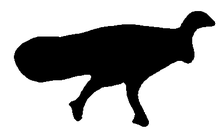
%> input picture data/2dimages/anim0.pgm, 220 x 129 px, shrunk from 396 x 233 before the run
$ octave example_IMAT_2d.m   (GNU Octave 9; MATLAB toolbox functions it lacks are replaced by stand-ins)
%> lines starting %> are read from the running program, lines starting %| are printed output that depends on the picture
%> further down, Test_image is the input picture: size 129x220 uint8; min 0, max 255, mean 168.7
### utils/2d/image2orientedpointcloud.m
function [pointcloud_sampled, orientednormal_sampled, pointcloud_nosie] = ...
    image2orientedpointcloud(image, sampling_ratio, noise_level, plot)
%> called with sampling_ratio = 0.2, noise_level = 0.001, plot = 1

Test_image = image;

[Y_size, X_size] = size(Test_image);
%> Y_size = 129; X_size = 220
[Gx, Gy] = imgradientxy(Test_image);
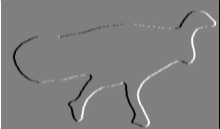
%> Gx: size 129x220 double; min -1020, max 1020, mean 0; drawn with min black and max white
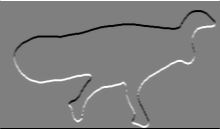
%> Gy: size 129x220 double; min -1020, max 1020, mean 0; mean of the top-left, top-right, bottom-left and bottom-right quarters -11.4, -2, 11.2, 2; drawn with min black and max white
[x, y] = meshgrid(1:X_size, 1:Y_size);

G_norm = sqrt(Gx.^2 + Gy.^2);
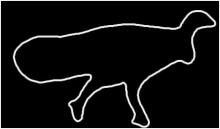
%> G_norm: size 129x220 double; min 0, max 1098.2, mean 72.5; drawn with min black and max white

num_nonzeros_G_norm = sum(sum(G_norm~=0));
%> num_nonzeros_G_norm = 5272
pointCloud = zeros(num_nonzeros_G_norm, 2);
orientedNormal = zeros(num_nonzeros_G_norm, 2);

num = 0;
for i=1:Y_size
    for j=1:X_size
        if G_norm(i,j)~=0
            num = num + 1;
            pointCloud(num,:) = [x(i,j), y(i,j)];
            orientedNormal(num,:) = [-Gx(i,j), -Gy(i,j)];
        end
    end
end
%> after the loop, num = 5272


pointCloud = pointCloud*[1/X_size, 0; 0, 1/Y_size]*[0, -1; 1, 0]*[0, -1; 1, 0] + [1, 1];
orientedNormal = orientedNormal*[1/X_size, 0; 0, 1/Y_size]*[0, -1; 1, 0]*[0, -1; 1, 0];
orientedNormal = orientedNormal./vecnorm(orientedNormal')';

num_sample=int16(sampling_ratio*size(pointCloud, 1));
%> num_sample = 1054
p = randperm(size(pointCloud, 1));
p = p(1:num_sample);
%> p = 1054 values, max 5271 at index 667, min 11 at index 383, mean 2650.3

pointcloud_sampled = pointCloud(p,:);
%> pointcloud_sampled = 1054 rows, first 12: [0.395 0.155; 0.432 0.248; 0.127 0.543; 0.595 0.752; 0.905 0.426; 0.109 0.574; 0.668 0.217; 0.714 0.721; 0.145 0.481; 0.764 0.38; 0.382 0.0775; 0.645 0.434]
orientednormal_sampled = orientedNormal(p,:);
%> orientednormal_sampled = 1054 rows, first 12: [-0.77 0.638; -0.826 0.564; 0.726 0.688; -0.199 -0.98; -0.545 0.839; 1 0; -0.156 -0.988; -0.11 -0.994; -0.0835 0.997; 0.0885 0.996; -0.562 -0.827; 0.192 0.981]

sigma = noise_level * sqrt(2);
noist_theta = rand(num_sample, 1)*2*pi;
noise_direction = [cos(noist_theta), sin(noist_theta)];
%> noise_direction = 1054 rows, first 12: [-0.956 0.293; -1 0.0189; 0.456 -0.89; -1 0.0274; 0.66 -0.751; -0.889 0.458; 0.439 0.898; -0.844 0.537; 0.305 -0.952; -0.772 -0.635; 0.855 -0.519; -0.253 -0.967]
pointcloud_nosie = pointcloud_sampled + sigma*randn(num_sample,1).*noise_direction;

if plot == 1
    figure()
    hold on;
    title('Point cloud and oriented normal (entire points)')
    scatter(pointCloud(:,1), pointCloud(:,2), 3, 'filled', 'k');
    quiver(pointCloud(:,1), pointCloud(:,2), orientedNormal(:,1), orientedNormal(:,2));

    figure()
    hold on;
    title('Point cloud and oriented normal (subsampled points)')
    scatter(pointcloud_sampled(:,1), pointcloud_sampled(:,2), 1, 'filled');
    quiver(pointcloud_sampled(:,1), pointcloud_sampled(:,2), orientednormal_sampled(:,1), orientednormal_sampled(:,2));

    figure()
    hold on;
    title('Noisy point cloud and oriented normal (subsampled points)')
    scatter(pointcloud_nosie(:,1),pointcloud_nosie(:,2),3,'filled','k');
    quiver(pointcloud_nosie(:,1),pointcloud_nosie(:,2),orientednormal_sampled(:,1),orientednormal_sampled(:,2));
end

### functions/2d/IMAT2D.m
function [c, r, frames] = IMAT2D(pointcloud_noise, orientednormal_sampled, ...
    init_num_circles, lambda, inner_lambda, s_p, step_size1, step_size2, ...
    margin, num_iter, plot, movie)

fprintf('-------------------- Initialization begins \n');

r_init = zeros(init_num_circles, 1);
c_init = zeros(init_num_circles, 2);

for i=1:init_num_circles
    c = [rand(1), rand(1)];
    r = 0.1 * rand(1);
    r_init(i) = r;
    c_init(i,:) = c;
end

fprintf('-------------------- Initialization ends \n');

fprintf('-------------------- Initial reduction begins \n');
index_matrix = zeros(size(c_init,1), size(pointcloud_noise,1));
for i=1:size(c_init,1)
    for j=1:size(pointcloud_noise,1)
        index_matrix(i,j)=(norm(c_init(i,:)-pointcloud_noise(j,:))-r_init(i))^2;
    end
end
[~,Index] = min(index_matrix);

a = zeros(init_num_circles, 1);
for i=1:init_num_circles
    a(i) = sum(Index(Index==i));
end

c_init(a==0,:) = [];
r_init(a==0) = [];

fprintf('-------------------- Initial reduction ends \n');

num_circles = size(c_init,1);

%%%%%% optimization param and initial param re-setting %%%%%%
n_circles = cell(num_iter+1, 1);
position_centers = cell(num_iter+1, 1);
radius = cell(num_iter+1, 1);

n_circles(1) = {num_circles};
position_centers(1) = {c_init};
radius(1) = {r_init};

fprintf('-------------------- optimization begins \n');

for k=1:num_iter
    fprintf('-------------------- %d -th iter \n', k);
    clear m c r;
    m = cell2mat(n_circles(k));
    c = cell2mat(position_centers(k));
    r = cell2mat(radius(k));
    fprintf('-------------------- num of balls : %d \n', m);

    %%%%%%%%%%%%%%% reassignment step %%%%%%%%%%%%%%%%
    Index_matrix = zeros(size(c,1), size(pointcloud_noise,1));
    for i=1:size(c,1)
        for j=1:size(pointcloud_noise,1)
            Index_matrix(i,j)=(norm(c(i,:)-pointcloud_noise(j,:))-r(i))^2;
        end
    end
    clear Index;
    [~, Index]=min(Index_matrix);

    %%%%%%%%%%%%%%% reduction step %%%%%%%%%%%%%%%%
    clear a num Num;
    n = 0;
    Num = cell(size(unique(Index)));
    a = zeros(m, 1);
    for i=1:m
        a(i) = sum(Index(Index==i));
        num = 1:size(pointcloud_noise, 1);
        if num(Index==i)~=0
            n=n+1;
            Num(n) = {num(Index==i)};
        end
    end

    c(a==0,:)=[];
    r(a==0)=[];

    n_circles(k+1) = {size(c,1)};

    %%%%%%%%%%%%%%% boundary matching %%%%%%%%%%%%%%%%
    cost_prev = zeros(cell2mat(n_circles(k+1)),1);
    for i=1:cell2mat(n_circles(k+1))
        temp_c = c(i,:);
        temp_r = r(i);
        temp_Num = Num(i);
        scale_factor = 1;
        for j=1:lambda
            for l=1:inner_lambda
                Grad = grad_boundary_matching_obj(...
                    temp_c, temp_r, cell2mat(temp_Num), ...
                    pointcloud_noise, orientednormal_sampled, margin, scale_factor);
                temp_c = temp_c - step_size1 * Grad(1:2)/norm(Grad);
                temp_r = temp_r - step_size1 * Grad(3)/norm(Grad);
            end
            scale_factor = scale_factor * s_p;
        end
       c(i, :) = temp_c;
       r(i) = temp_r;
       cost_prev(i) = boundary_matching_obj(...
            temp_c, temp_r, cell2mat(temp_Num), ...
            pointcloud_noise, orientednormal_sampled, margin, scale_factor);
    end

    %%%%%%%%%%%%%%% Volume maximizing %%%%%%%%%%%%%%%%
    for i=1:cell2mat(n_circles(k+1))
        temp_c = c(i,:);
        temp_r = r(i);
        temp_Num = Num(i);
        temp_cost = cost_prev(i);
        scale_factor = 1;
        for j=1:lambda
            for l=1:inner_lambda
                Grad = grad_vol_max_obj(temp_c, temp_r, temp_cost, cell2mat(temp_Num), ...
                    pointcloud_noise, orientednormal_sampled, margin, scale_factor);
                temp_c = temp_c - step_size2 * Grad(1:2)/norm(Grad);
                temp_r =temp_r - step_size2 * Grad(3)/norm(Grad);
            end
            scale_factor = scale_factor * s_p;
        end
        c(i, :) = temp_c;
        r(i) = temp_r;
    end

position_centers(k+1) = {c};
radius(k+1) = {r};
end

fprintf('-------------------- optimization ends \n');

if plot == 1
    figure()
    hold on;
    title('Approximate medial axis')
    scatter(pointcloud_noise(:,1),pointcloud_noise(:,2),4,'filled','k');
    scatter(c(:,1),c(:,2),20,'MarkerEdgeColor',[0.0,0.0,1],'MarkerFaceColor',[0.0,0.0,1]);
    axis([-0.1,1.1,-0.1,1.1]);

    figure()
    for i=1:size(c,1)
        hold on;
        drawfilledcircle(c(i,1),c(i,2),r(i),[0,0.6,0.9]);
    end
    hold on;
    title('Approximate medial balls')
    scatter(pointcloud_noise(:,1),pointcloud_noise(:,2),4,'filled','k');
    axis([-0.1,1.1,-0.1,1.1]);
end

if movie == 1
    figure()
    nr_fr = num_iter;
    frames = moviein(nr_fr);

    for i = 1 : nr_fr
        fprintf('%d-th frame is being recorded \n', i)
        clear c r;
        c = cell2mat(position_centers(i));
        r = cell2mat(radius(i));
        figure()
        for j=1:size(c,1)
            hold on;
            drawfilledcircle(c(j,1),c(j,2),r(j),[0,0.6,0.9]);
        end
        hold on;
        scatter(c(:,1),c(:,2),20,'MarkerEdgeColor',[0.0,0.0,1],'MarkerFaceColor',[0.0,0.0,1]);
        scatter(pointcloud_noise(:,1),pointcloud_noise(:,2),4,'filled','k');
        axis([-0.1,1.1,-0.1,1.1]);
        title('Recording movie...')
        frames(:, i) = getframe;
    end

else
    frames = 1;
end

end

### example_IMAT_2d.m
clc;
close all;

%% Add path
addpath('utils\2d');
addpath('data\2dimages');
addpath('functions\2d');


%% Data preproseccing
Test_image = imread('anim0.pgm');
sampling_ratio = 0.2;
noise_level = 0.001;
plot = 1;
[pointcloud_sampled, orientednormal_sampled, pointcloud_noise] = image2orientedpointcloud(...
    Test_image, sampling_ratio, noise_level, plot);
%> pointcloud_noise = 1054 rows, first 12: [0.397 0.155; 0.431 0.248; 0.127 0.543; 0.595 0.752; 0.905 0.426; 0.108 0.574; 0.668 0.216; 0.714 0.721; 0.146 0.48; 0.764 0.38; 0.381 0.0778; 0.645 0.433]

%% IMAT

init_num_circles = 10000;
lambda = 2;
inner_lambda = 5;
s_p = 10;
step_size1 = 0.01;
step_size2 = 0.002;
margin = noise_level * sqrt(2);
num_iter = 25;

plot = 1;
mov = 0;

[c, r, frames] = IMAT2D(pointcloud_noise, orientednormal_sampled, ...
    init_num_circles, lambda, inner_lambda, s_p, step_size1, step_size2, ...
    margin, num_iter, plot, mov);
%> (the run ends here)
